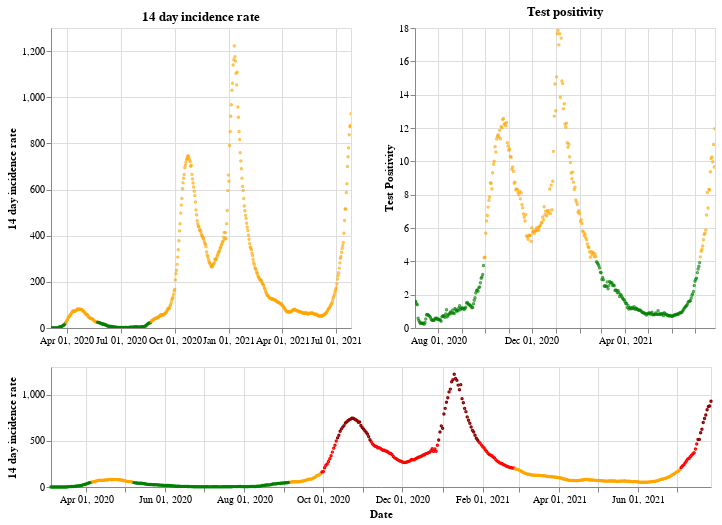

Notebook code for this chart:
### Markdown cell above
## Northern Ireland

### Code cell
plot_traffic_light('Northern Ireland')

### Figure 1 — Vega-Lite specification as saved in the notebook (floating-point values rounded to 4 significant figures; data arrays with more than 128 entries replaced by an {"elided": "..."} marker saying what was removed)
{"config": {"view": {"continuousWidth": 400, "continuousHeight": 300}}, "vconcat": [{"hconcat": [{"mark": {"type": "point", "size": 2}, "encoding": {"color": {"condition": {"value": "green", "test": "(datum.twoWeeklyCasesRate <= 25)"}, "value": "orange"}, "tooltip": [{"type": "nominal", "field": "areaName"}, {"type": "temporal", "field": "date"}, {"type": "quantitative", "field": "twoWeeklyCasesRate"}, {"type": "quantitative", "field": "testPositivity"}], "x": {"type": "temporal", "axis": {"title": ""}, "field": "date", "scale": {"domain": {"selection": "DateBrush"}}, "timeUnit": "yearmonthdate"}, "y": {"type": "quantitative", "axis": {"title": "14 day incidence rate"}, "field": "twoWeeklyCasesRate"}}, "title": "14 day incidence rate", "width": 300}, {"mark": {"type": "point", "size": 2}, "encoding": {"color": {"condition": {"value": "green", "test": "(datum.testPositivity <= 4)"}, "value": "orange"}, "tooltip": [{"type": "nominal", "field": "areaName"}, {"type": "temporal", "field": "date"}, {"type": "quantitative", "field": "twoWeeklyCasesRate"}, {"type": "quantitative", "field": "testPositivity"}], "x": {"type": "temporal", "axis": {"title": ""}, "field": "date", "scale": {"domain": {"selection": "DateBrush"}}, "timeUnit": "yearmonthdate"}, "y": {"type": "quantitative", "axis": {"title": "Test Positivity"}, "field": "testPositivity"}}, "title": "Test positivity", "width": 300}]}, {"layer": [{"mark": {"type": "point", "size": 2}, "encoding": {"color": {"condition": {"value": "orange", "test": "(((datum.testPositivity < 4) && (datum.twoWeeklyCasesRate >= 50)) && (datum.twoWeeklyCasesRate < 200))"}, "value": "red"}, "opacity": {"condition": {"value": 1, "test": "((datum.twoWeeklyCasesRate >= 50) && (datum.twoWeeklyCasesRate < 500))"}, "value": 0}, "tooltip": [{"type": "nominal", "field": "areaName"}, {"type": "temporal", "field": "date"}, {"type": "quantitative", "field": "twoWeeklyCasesRate"}, {"type": "quantitative", "field": "testPositivity"}], "x": {"type": "temporal", "axis": {"title": "Date"}, "field": "date", "timeUnit": "yearmonthdate"}, "y": {"type": "quantitative", "axis": {"title": "14 day incidence rate"}, "field": "twoWeeklyCasesRate"}}, "selection": {"DateBrush": {"type": "interval", "encodings": ["x"], "fields": ["Time"]}}}, {"mark": {"type": "point", "size": 2}, "encoding": {"color": {"value": "darkred"}, "opacity": {"condition": {"value": 1, "test": "(datum.twoWeeklyCasesRate >= 500)"}, "value": 0}, "tooltip": [{"type": "nominal", "field": "areaName"}, {"type": "temporal", "field": "date"}, {"type": "quantitative", "field": "twoWeeklyCasesRate"}, {"type": "quantitative", "field": "testPositivity"}], "x": {"type": "temporal", "axis": {"title": "Date"}, "field": "date", "timeUnit": "yearmonthdate"}, "y": {"type": "quantitative", "axis": {"title": "14 day incidence rate"}, "field": "twoWeeklyCasesRate"}}}, {"mark": {"type": "point", "size": 2}, "encoding": {"color": {"condition": {"value": "green", "test": "((datum.testPositivity < 4) && (datum.twoWeeklyCasesRate < 50))"}, "value": "orange"}, "opacity": {"condition": {"value": 1, "test": "(datum.twoWeeklyCasesRate < 50)"}, "value": 0}, "tooltip": [{"type": "nominal", "field": "areaName"}, {"type": "temporal", "field": "date"}, {"type": "quantitative", "field": "twoWeeklyCasesRate"}, {"type": "quantitative", "field": "testPositivity"}], "x": {"type": "temporal", "axis": {"title": "Date"}, "field": "date", "timeUnit": "yearmonthdate"}, "y": {"type": "quantitative", "axis": {"title": "14 day incidence rate"}, "field": "twoWeeklyCasesRate"}}}], "height": 120, "width": 660}], "data": {"name": "data-d166c4473ed9bae7df90fc5988b204d0"}, "$schema": "https://vega.github.io/schema/vega-lite/v4.8.1.json", "datasets": {"data-d166c4473ed9bae7df90fc5988b204d0": {"elided": "510 records"}}}
